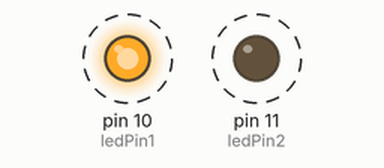
Recording of a sketch running on a simulated Arduino Uno, built with avr-gcc and run on an emulated ATmega328P. Parts: output pins drawn as LEDs (lit = HIGH). Dashed ring = blinking.

Above: at 0.5 s.
Timing chart, 0 to 4.6 s (numbered marks = the images above):
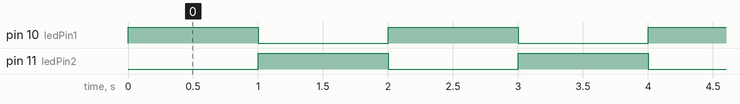

The sketch:

Blinkende_Leds.ino.ino
```cpp
/* authors:
*
*
*  Abderrahmen Rakez
*  Ferdinand Biermann
*  Tilman Rosenlicht
*  Tobias Schaetzle
*
*
*
*/


/* LED - test : Blinking with 1Hz frequency
* LED is connected to Pin 10
* global variables
*/

bool led_check = true;
int ledPin1 = 10;
int ledPin2 = 11;

/*
* initialization
*/
void setup(){
  // set ledPin as output
  pinMode(ledPin1, OUTPUT);
  pinMode(ledPin2, OUTPUT);
}


void loop(){

 /* Aufgabe 1
  * enable the LED
  */

 /*
   digitalWrite(ledPin, HIGH);
   wait for 500ms
   delay(1000);
   disable the LED
   digitalWrite(ledPin, LOW);
   wait for 500ms
   delay(1000);
   */


  /*
   * Aufgabe 2
   * hier haben wir eine variable deklariert, die das ermöglicht
   * die zwei LEDs abweichend blinken.
   */
  if (led_check) {
    digitalWrite(ledPin1, HIGH);
    delay(1000);
    digitalWrite(ledPin1, LOW);
    led_check = false;
  } else {
    digitalWrite(ledPin2, HIGH);
    delay(1000);
    digitalWrite(ledPin2, LOW);
    led_check = true;
  }

}
```

Measured:
- by itself, pin 10 (ledPin1), pin 11 (ledPin2): alternates HIGH for 1.0 s and LOW for 1.0 s
- by itself, everything shown: repeats every 2.0 s, in 4 steps
